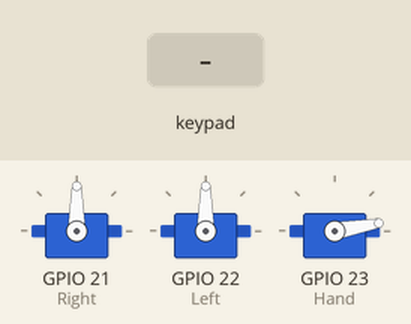
The sketch below on a simulated ESP32. Parts: 3 × servo. The inputs (shaded band) are chosen by the test bench. What the sketch prints to the serial monitor is not drawn.

Above: at 1.2 s.
1.3 s: key 'T' pressed
At 2.9 s:
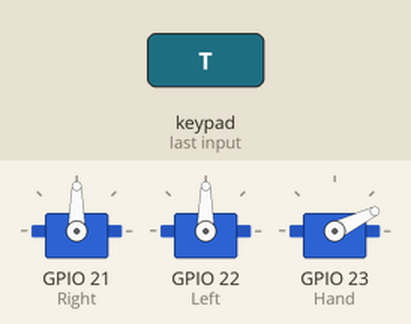
4.3 s: key 'U' pressed
At 4.45 s:
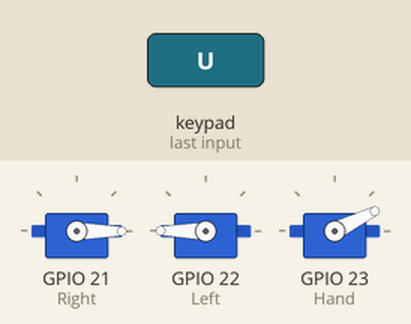
6.1 s: key 'D' pressed
At 6.25 s:
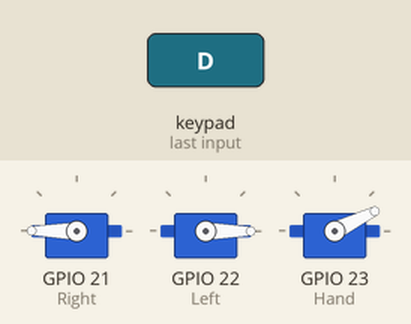
7.9 s: key 'L' pressed
At 8.05 s:
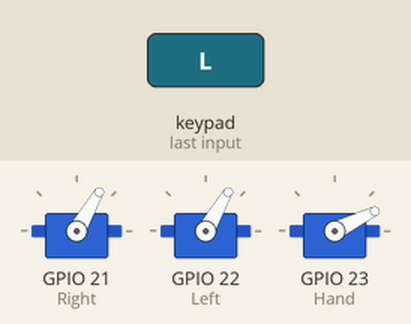
9.7 s: key 'R' pressed
At 9.85 s:
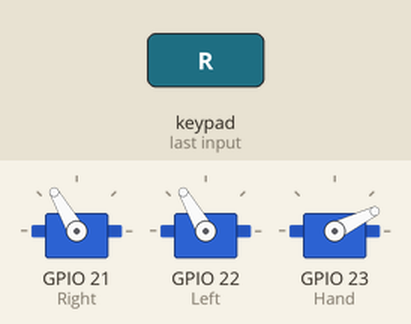
11.5 s: key 'T' pressed
At 13.1 s:
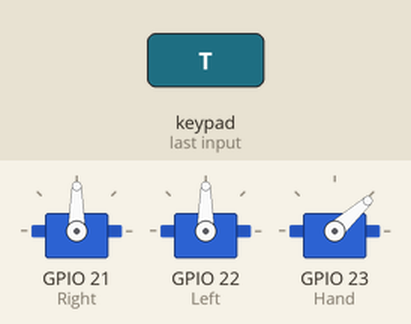
Timing chart, 0 to 14.6 s (numbered marks = the images above; inputs shaded):
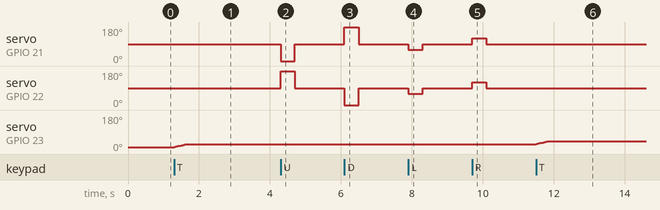

The sketch:

ESP32_Dabble_RCCar_GamePad.ino
```cpp
/*
   Gamepad module provides three different mode namely Digital, JoyStick and Accerleometer.

   You can reduce the size of library compiled by enabling only those modules that you want to
   use. For this first define CUSTOM_SETTINGS followed by defining INCLUDE_modulename.

   Explore more on: https://thestempedia.com/docs/dabble/game-pad-module/
*/
#define CUSTOM_SETTINGS
#define INCLUDE_GAMEPAD_MODULE
#include <DabbleESP32.h>
#include <Servo.h>

//建立Servo
Servo Right;
Servo Left;
Servo Hand;

//360Servo停止值
int MG_stop = 90;

//90Servo數值
int Handpos = 10;

int delaytime = 50;

void setup() {
  // put your setup code here, to run once:
  Serial.begin(115200);      // make sure your Serial Monitor is also set at this baud rate.
  Dabble.begin("EricESP32");       //set bluetooth name of your device

  // Servo賦予Pin
  Right.attach(21);
  Left.attach(22);
  Hand.attach(23);

  // Servo初始化設定
  Right.write(MG_stop);
  Left.write(MG_stop);
  Hand.write(Handpos);
}

void loop() {
  Dabble.processInput();             //this function is used to refresh data obtained from smartphone.Hence calling this function is mandatory in order to get data properly from your mobile.
  //Serial.print("KeyPressed: ");
  if (GamePad.isUpPressed())
  {
    //Serial.print("Up");
    Right.write(0);
    Left.write(180);
    delay(delaytime);
  }
  if (GamePad.isDownPressed())
  {
    //Serial.print("Down");
    Right.write(180);
    Left.write(0);
    delay(delaytime);
  }
  if (GamePad.isLeftPressed())
  {
    //Serial.print("Left");
    Right.write(60);
    Left.write(60);
    delay(delaytime);
  }
  if (GamePad.isRightPressed())
  {
    //Serial.print("Right");
    Right.write(120);
    Left.write(120);
    delay(delaytime);
  }
  if (GamePad.isTrianglePressed())
  {
    //Serial.print("Triangle");
    if(Handpos <= 180){
      Handpos+=2;
    }
    if(Handpos >= 180){
      Handpos = 180;
    }
    Hand.write(Handpos);
    delay(delaytime);
  }
  if (GamePad.isCrossPressed())
  {
    //Serial.print("Cross");
    if(Handpos >= 10){
      Handpos-=2;
    }
    if(Handpos <= 10){
      Handpos = 10;
    }
    Hand.write(Handpos);
    delay(delaytime);
  }
  if (GamePad.isStartPressed())
  {
    Serial.print("Start");
    Right.write(MG_stop);
    Left.write(MG_stop);
    Hand.write(0);
  }
  if (GamePad.isSelectPressed())
  {
    Serial.print("Select");
  }
  else{
    Right.write(MG_stop);
    Left.write(MG_stop);
    Hand.write(Handpos);
  }
  Serial.println(Handpos);
  //Serial.print('\t');
}
```

Measured:
- after the input at 1.3 s, servo on GPIO 23 (Hand): 10° → 26° at once
- after the input at 4.3 s, servo on GPIO 21 (Right): 90° → 0° at once, → 90° 0.40 s later; servo on GPIO 22 (Left): 90° → 180° at once, → 90° 0.40 s later
- after the input at 6.1 s, servo on GPIO 21 (Right): 90° → 180° at once, → 90° 0.40 s later; servo on GPIO 22 (Left): 90° → 0° at once, → 90° 0.40 s later
- after the input at 7.9 s, servo on GPIO 21 (Right), servo on GPIO 22 (Left): 90° → 60° at once, → 90° 0.40 s later
- after the input at 9.7 s, servo on GPIO 21 (Right), servo on GPIO 22 (Left): 90° → 120° at once, → 90° 0.40 s later
- after the input at 11.5 s, servo on GPIO 23 (Hand): 26° → 42° at once
